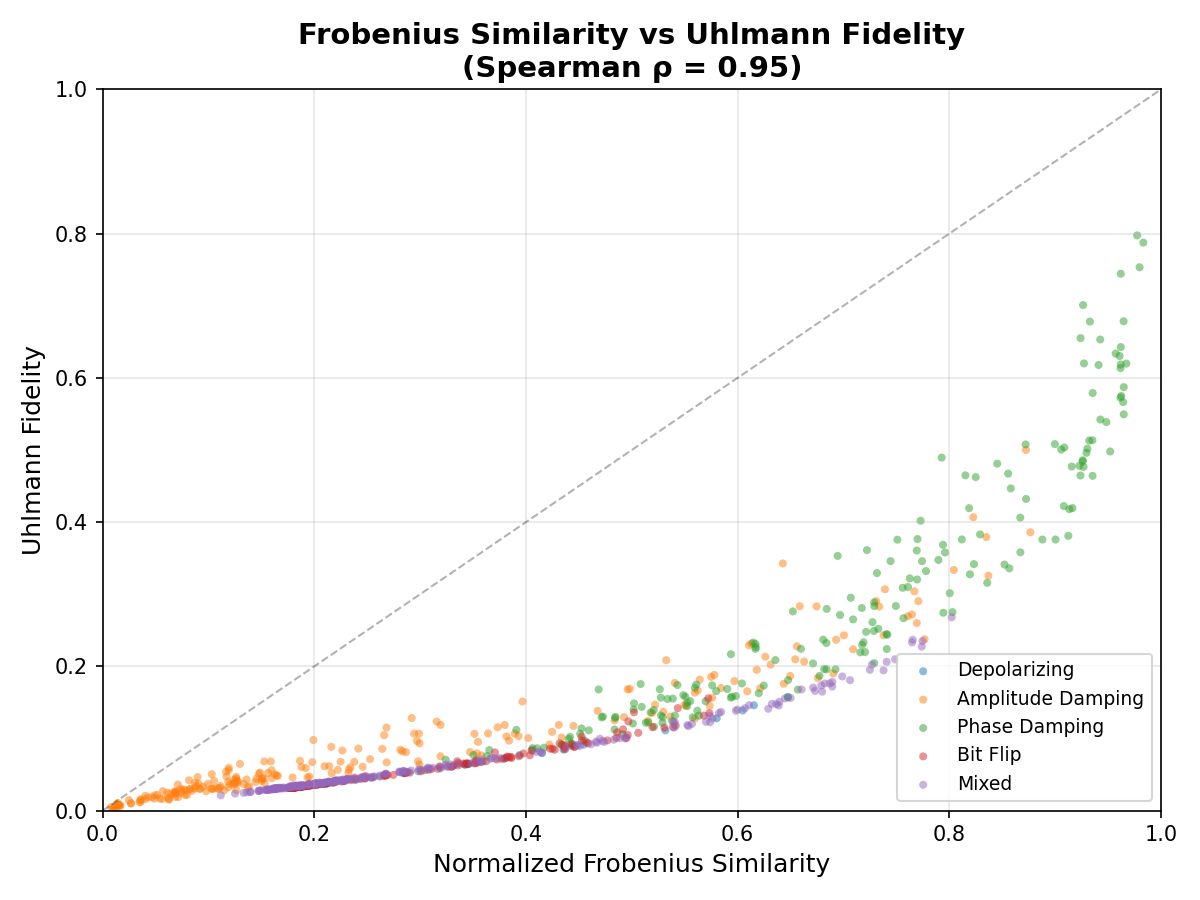

The Python source for this figure:
import torch
import numpy as np
import pandas as pd
import matplotlib.pyplot as plt
from scipy.stats import spearmanr
import os
import sys

sys.path.insert(0, os.path.dirname(os.path.dirname(os.path.abspath(__file__))))

from training_loop.dataset.load_chunks import load_chunks_with_metadata
from training_loop.dataset.split_chunks import split_chunks


@torch.no_grad()
def matrix_sqrt(m):
    evals, evecs = torch.linalg.eigh(m)
    evals = torch.clamp(evals, min=0)
    return (evecs * torch.sqrt(evals)[..., None, :]) @ evecs.conj().transpose(-1, -2)


@torch.no_grad()
def uhlmann_fidelity(rho, sigma):
    """
    rho, sigma: (B, H, W, 2) real/imag channels in last dim
    returns (B,) fidelities
    """
    rho_c = rho[..., 0] + 1j * rho[..., 1]
    sig_c = sigma[..., 0] + 1j * sigma[..., 1]

    sr = matrix_sqrt(rho_c)
    inner = sr @ sig_c @ sr
    s_inner = matrix_sqrt(inner)

    tr = torch.real(torch.diagonal(s_inner, dim1=-2, dim2=-1).sum(-1))
    return tr**2


@torch.no_grad()
def frobenius_similarity(rho, sigma, eps=1e-8):
    """
    Normalized Frobenius inner product (cosine similarity for matrices).
    rho, sigma: (B, H, W, 2) real/imag channels in last dim
    returns (B,) similarities in [0, 1] for similar density matrices
    """
    a = rho[..., 0] + 1j * rho[..., 1]
    b = sigma[..., 0] + 1j * sigma[..., 1]

    num = torch.real(torch.sum(a.conj() * b, dim=(-1, -2)))
    denom = torch.sqrt(
        torch.sum(torch.abs(a)**2, dim=(-1, -2)) *
        torch.sum(torch.abs(b)**2, dim=(-1, -2)) + eps
    )

    return torch.clamp(num / denom, 0, 1)


def main():
    print("Loading dataset...")
    chunks = load_chunks_with_metadata("dataset_smaller")
    _, _, test_chunks = split_chunks(chunks, seed=42)

    results = []

    print("Computing fidelities for noisy vs clean test states...")
    for blob in test_chunks:
        X = blob["X"]  # noisy
        Y = blob["Y"]  # clean
        meta = blob["meta"]

        X = X.detach().clone().to(dtype=torch.float64)
        Y = Y.detach().clone().to(dtype=torch.float64)

        uhl_fids = uhlmann_fidelity(X, Y).cpu().numpy()
        frob_sims = frobenius_similarity(X, Y).cpu().numpy()

        for uf, fs, m in zip(uhl_fids, frob_sims, meta):
            results.append({
                "noise_type": m["noise_type"],
                "noise_level": m["noise_level"],
                "uhlmann_fidelity": float(uf),
                "frobenius_similarity": float(fs)
            })

    df = pd.DataFrame(results)

    # Compute Spearman correlation
    rho, pval = spearmanr(df["frobenius_similarity"], df["uhlmann_fidelity"])
    print(f"\nSpearman correlation: ρ = {rho:.4f}, p = {pval:.2e}")

    # Create scatter plot
    fig, ax = plt.subplots(figsize=(8, 6), dpi=150)

    noise_types = ["depolarizing", "amplitude_damping", "phase_damping", "bitflip", "mixed"]
    colors = {"depolarizing": "#1f77b4", "amplitude_damping": "#ff7f0e",
              "phase_damping": "#2ca02c", "bitflip": "#d62728", "mixed": "#9467bd"}
    labels = {"depolarizing": "Depolarizing", "amplitude_damping": "Amplitude Damping",
              "phase_damping": "Phase Damping", "bitflip": "Bit Flip", "mixed": "Mixed"}

    for ntype in noise_types:
        subset = df[df["noise_type"] == ntype]
        ax.scatter(subset["frobenius_similarity"], subset["uhlmann_fidelity"],
                   c=colors[ntype], label=labels[ntype], alpha=0.5, s=15, edgecolors='none')

    ax.set_xlabel("Normalized Frobenius Similarity", fontsize=12)
    ax.set_ylabel("Uhlmann Fidelity", fontsize=12)
    ax.set_title(f"Frobenius Similarity vs Uhlmann Fidelity\n(Spearman ρ = {rho:.2f})",
                 fontsize=14, fontweight="bold")
    ax.legend(loc="lower right", fontsize=9)
    ax.set_xlim(0, 1)
    ax.set_ylim(0, 1)

    # Add diagonal reference line
    ax.plot([0, 1], [0, 1], 'k--', alpha=0.3, linewidth=1, label='y=x')

    ax.grid(True, alpha=0.3)
    plt.tight_layout()

    out_path = "figures/uhlmann_vs_frobenius_scatter.png"
    plt.savefig(out_path, dpi=150)
    plt.savefig(out_path.replace(".png", ".pdf"))
    print(f"\nSaved: {out_path}")
    plt.close()


if __name__ == "__main__":
    main()
